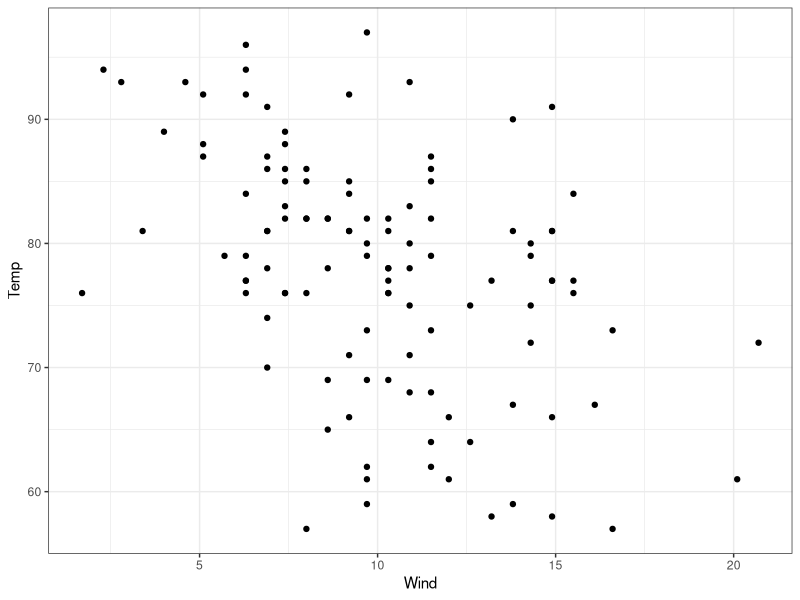
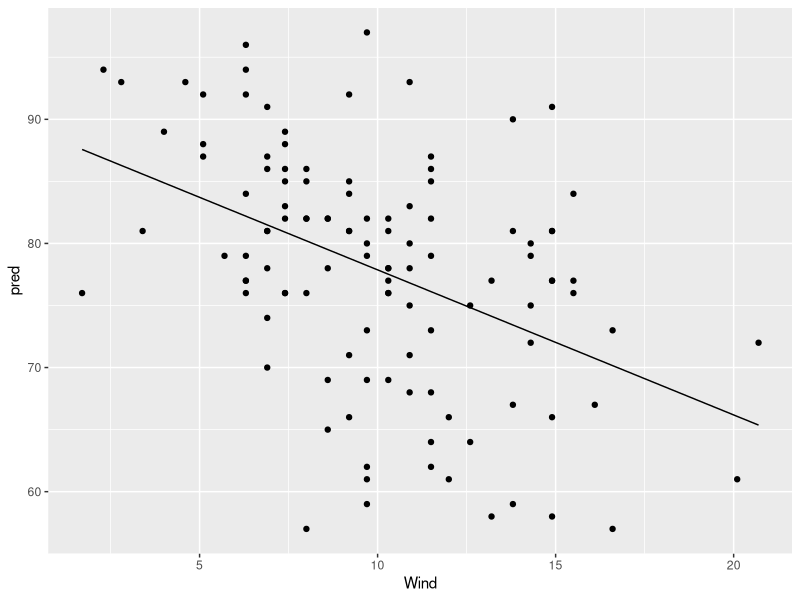
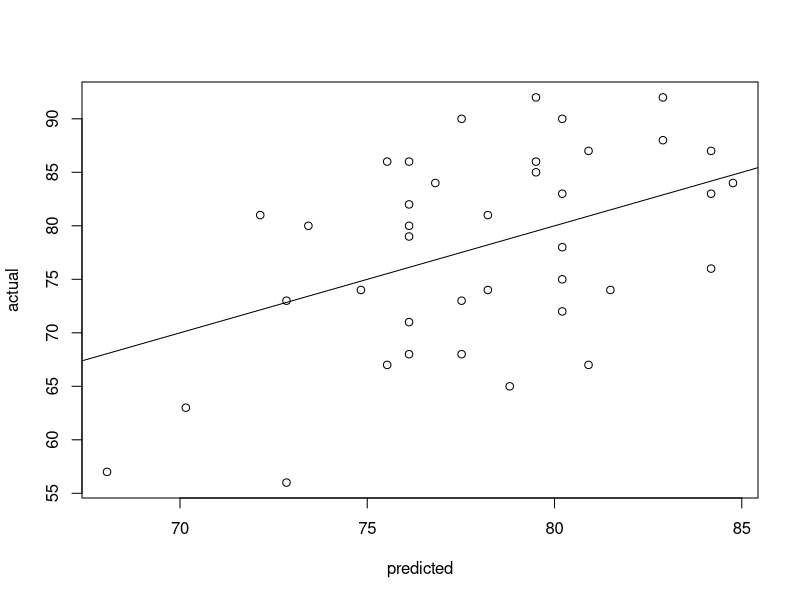
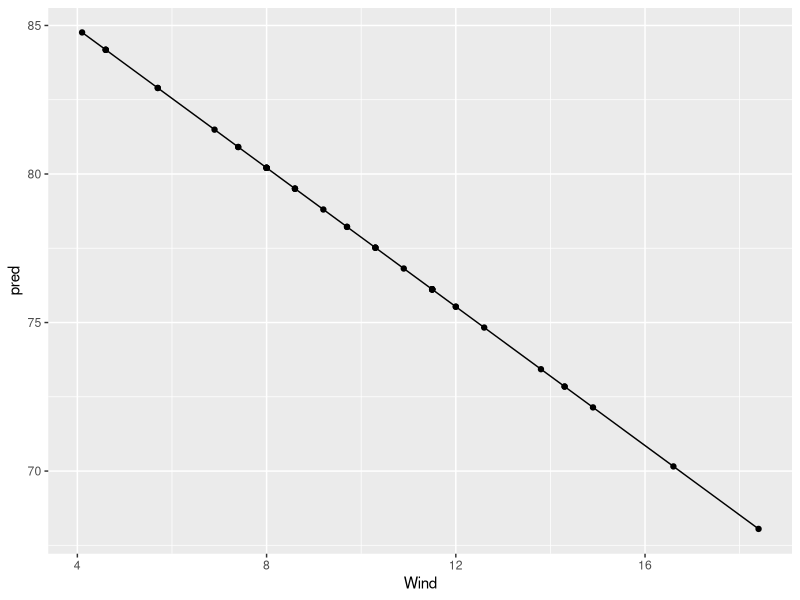
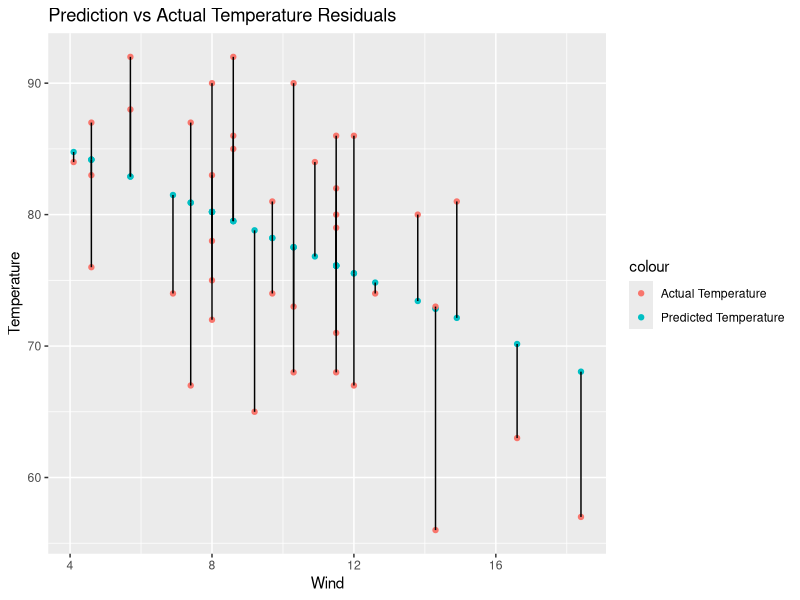
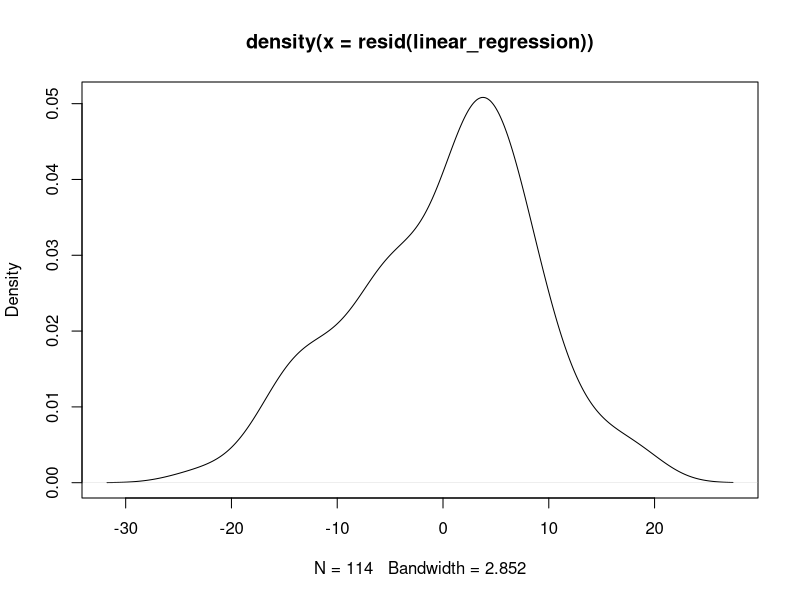
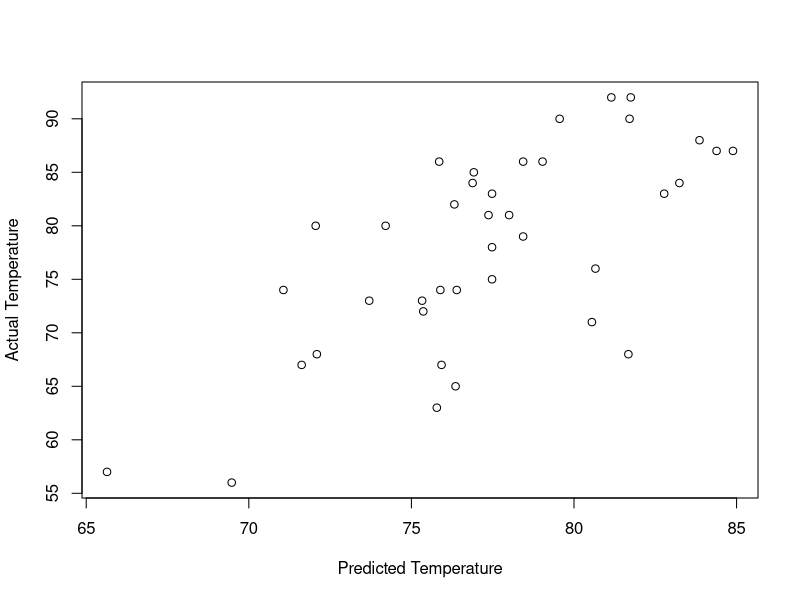

These figures' R source, in order:
## ---- chunk 1
knitr::opts_chunk$set(echo = TRUE, eval = T)
## ---- chunk 2
library(caret)
library(MASS)
library(ggplot2)
library(dplyr)
library(ggfortify)
library(glmnet)

#Mauna Loa CO2 concentrations
data(airquality)
## ---- chunk 3
#setting seed to reproduce random selection
set.seed(123)
train_ind <- sample(seq_len(nrow(airquality)), size = floor(0.75 * nrow(airquality)))

#defining train and test sets
train <- airquality[train_ind, ]
test <- airquality[-train_ind, ]
## ---- chunk 4
ggplot(data = train) +
   geom_point(aes(x=Wind, y=Temp)) +
   theme_bw()
## ---- chunk 5
help(train)

linear_regression <- train(Temp ~ Wind, data = train, method = "lm")
## ---- chunk 6
pred <- predict(linear_regression, train)
pred <- data.frame(pred = pred, Wind = train$Wind)

ggplot(data = pred)+
  geom_line(aes(x = Wind, y = pred))+
  geom_point(data = train, aes(x=Wind, y = Temp))
## ---- chunk 7
help(predict)
linear_predict <- predict(linear_regression, newdata=test)
## ---- chunk 8
#look at the median residual value. Close to zero is best
help(summary)
summary(linear_regression, newdata=test)
## ---- chunk 9
#plot of predicted and actual temperature
plot(linear_predict, test$Temp,
      xlab="predicted",ylab="actual")
abline(a=0,b=1)
## ---- chunk 10
# Extract coefficients from the model
coeff <- summary(linear_regression)$coefficients
coeff

# plot the regression line on the predicted values
pred_test <- predict(linear_regression, test)
pred_test <- data.frame(pred = pred_test, Wind = test$Wind)

ggplot(data = pred_test)+
  geom_line(aes(x = Wind, y = pred))+
  geom_point(data = pred_test, aes(x=Wind, y = pred))

# plot the original test values
resid <- ggplot()+
  geom_point(aes(pred_test$Wind, pred_test$pred, col = "Predicted Temperature"))+
  geom_point(aes(test$Wind, test$Temp, col = "Actual Temperature"))+
  geom_segment(aes(x=pred_test$Wind, y=linear_predict, xend = test$Wind, yend = test$Temp))

resid + labs(title="Prediction vs Actual Temperature Residuals", x ="Wind", y = "Temperature")
## ---- chunk 11
plot(density(resid(linear_regression)))
#residuals_lin <- residuals(linear_regression)

#ggplot(data=residvpredict) +
#  geom_density(aes(residual))
## ---- chunk 12
cor.test(train$Wind, resid(linear_regression))
## ---- chunk 13
#subsetting data for variables of interest
airquality_month <- airquality[c(3:5)]

#setting seed to reproduce random selection
set.seed(123)
train_ind_month <- sample(seq_len(nrow(airquality_month)), size = floor(0.75 * nrow(airquality_month)))

#defining train and test sets
train_month <- airquality_month[train_ind_month, ]
test_month <- airquality_month[-train_ind_month, ]

#defining preditor and prediction variables
x <- model.matrix(Temp ~ ., train_month)[,-1]
y <- train_month$Temp

#finding the best lamda
set.seed(123) 
cv <- cv.glmnet(x, y, alpha = 0)

#fitting model to training data
ridge_regression <- glmnet(x, y, alpha = 0, lambda = cv$lambda.min)
#using model to predict on test data
ridge_regression_test <- model.matrix(Temp ~., test_month)[,-1]
predictions <- ridge_regression %>% predict(ridge_regression_test)

#plotting predicted temp and actual temp
plot(predictions, test_month$Temp,
      xlab="Predicted Temperature",ylab="Actual Temperature")
